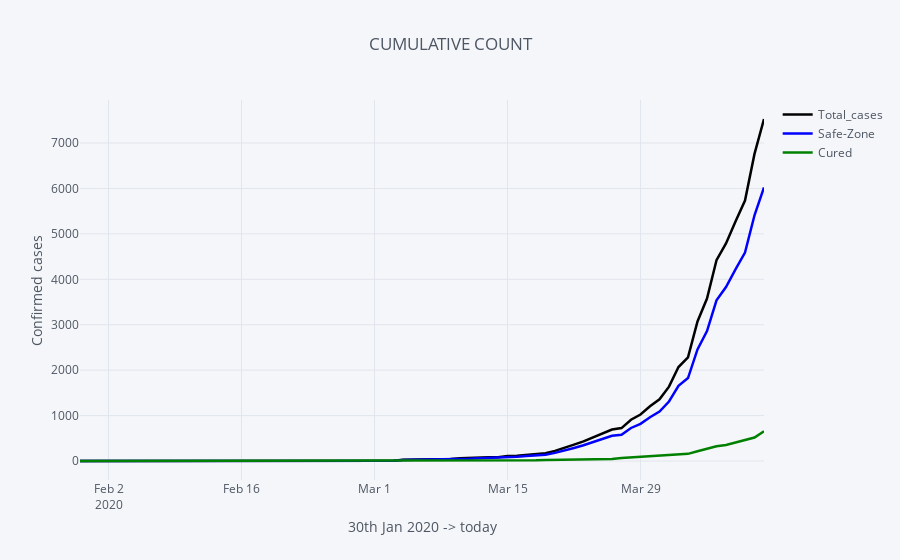

The cell this chart's notebook holds for it:
### Code cell
india[['Total_cases','Safe-Zone','Cured']].iplot(title='CUMULATIVE COUNT',
                    colors={'Total_cases':'black', 'Safe-Zone':'blue', 'Cured':'green'}, width=2.5,
                    xTitle='30th Jan 2020 -> today', yTitle='Confirmed cases')
